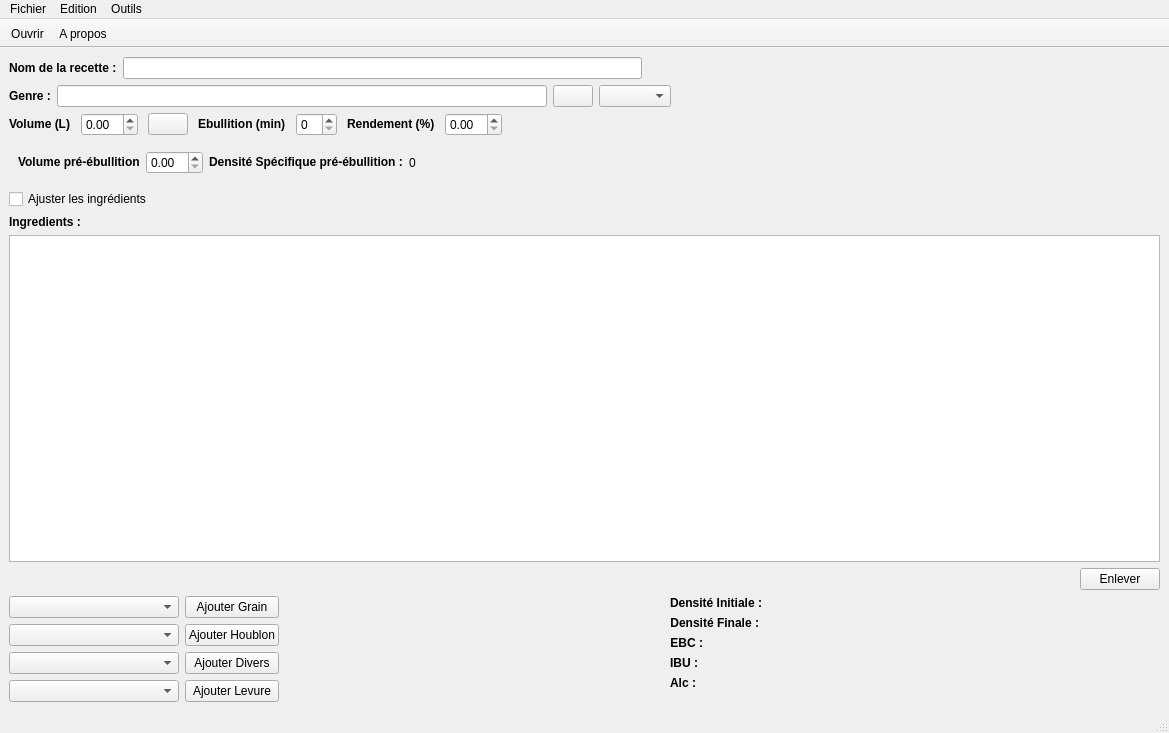
<?xml version="1.0" encoding="UTF-8"?>
<ui version="4.0">
 <class>MainWindow</class>
 <widget class="QMainWindow" name="MainWindow">
  <property name="geometry">
   <rect>
    <x>0</x>
    <y>0</y>
    <width>1169</width>
    <height>733</height>
   </rect>
  </property>
  <property name="windowTitle">
   <string>JolieBulle</string>
  </property>
  <property name="windowIcon">
   <iconset>
    <normaloff>Images/bulle.png</normaloff>Images/bulle.png</iconset>
  </property>
  <widget class="QWidget" name="centralwidget">
   <layout class="QVBoxLayout" name="verticalLayout">
    <item>
     <layout class="QHBoxLayout" name="horizontalLayout">
      <item>
       <widget class="QLabel" name="labelRecette">
        <property name="text">
         <string>&lt;!DOCTYPE HTML PUBLIC &quot;-//W3C//DTD HTML 4.0//EN&quot; &quot;http://www.w3.org/TR/REC-html40/strict.dtd&quot;&gt;
&lt;html&gt;&lt;head&gt;&lt;meta name=&quot;qrichtext&quot; content=&quot;1&quot; /&gt;&lt;style type=&quot;text/css&quot;&gt;
p, li { white-space: pre-wrap; }
&lt;/style&gt;&lt;/head&gt;&lt;body style=&quot; font-family:'Droid Sans'; font-size:9pt; font-weight:400; font-style:normal;&quot;&gt;
&lt;p style=&quot; margin-top:0px; margin-bottom:0px; margin-left:0px; margin-right:0px; -qt-block-indent:0; text-indent:0px;&quot;&gt;&lt;span style=&quot; font-weight:600;&quot;&gt;Nom de la recette :&lt;/span&gt;&lt;/p&gt;&lt;/body&gt;&lt;/html&gt;</string>
        </property>
       </widget>
      </item>
      <item>
       <widget class="QLineEdit" name="lineEditRecette"/>
      </item>
      <item>
       <spacer name="horizontalSpacer">
        <property name="orientation">
         <enum>Qt::Horizontal</enum>
        </property>
        <property name="sizeHint" stdset="0">
         <size>
          <width>40</width>
          <height>20</height>
         </size>
        </property>
       </spacer>
      </item>
     </layout>
    </item>
    <item>
     <layout class="QHBoxLayout" name="horizontalLayout_2">
      <item>
       <widget class="QLabel" name="labelGenre">
        <property name="text">
         <string>&lt;!DOCTYPE HTML PUBLIC &quot;-//W3C//DTD HTML 4.0//EN&quot; &quot;http://www.w3.org/TR/REC-html40/strict.dtd&quot;&gt;
&lt;html&gt;&lt;head&gt;&lt;meta name=&quot;qrichtext&quot; content=&quot;1&quot; /&gt;&lt;style type=&quot;text/css&quot;&gt;
p, li { white-space: pre-wrap; }
&lt;/style&gt;&lt;/head&gt;&lt;body style=&quot; font-family:'Droid Sans'; font-size:9pt; font-weight:400; font-style:normal;&quot;&gt;
&lt;p style=&quot; margin-top:0px; margin-bottom:0px; margin-left:0px; margin-right:0px; -qt-block-indent:0; text-indent:0px;&quot;&gt;&lt;span style=&quot; font-weight:600;&quot;&gt;Genre :&lt;/span&gt;&lt;/p&gt;&lt;/body&gt;&lt;/html&gt;</string>
        </property>
       </widget>
      </item>
      <item>
       <widget class="QLineEdit" name="lineEditGenre"/>
      </item>
      <item>
       <widget class="QPushButton" name="pushButtonChangerStyle">
        <property name="toolTip">
         <string>Liste de styles BJCP</string>
        </property>
        <property name="text">
         <string/>
        </property>
        <property name="icon">
         <iconset>
          <normaloff>Images/document-properties.png</normaloff>Images/document-properties.png</iconset>
        </property>
        <property name="checkable">
         <bool>true</bool>
        </property>
       </widget>
      </item>
      <item>
       <widget class="QComboBox" name="comboBoxStyle"/>
      </item>
      <item>
       <spacer name="horizontalSpacer_2">
        <property name="orientation">
         <enum>Qt::Horizontal</enum>
        </property>
        <property name="sizeHint" stdset="0">
         <size>
          <width>40</width>
          <height>20</height>
         </size>
        </property>
       </spacer>
      </item>
     </layout>
    </item>
    <item>
     <layout class="QHBoxLayout" name="horizontalLayout_4">
      <property name="spacing">
       <number>10</number>
      </property>
      <item>
       <widget class="QLabel" name="label_2Volume">
        <property name="text">
         <string>&lt;!DOCTYPE HTML PUBLIC &quot;-//W3C//DTD HTML 4.0//EN&quot; &quot;http://www.w3.org/TR/REC-html40/strict.dtd&quot;&gt;
&lt;html&gt;&lt;head&gt;&lt;meta name=&quot;qrichtext&quot; content=&quot;1&quot; /&gt;&lt;style type=&quot;text/css&quot;&gt;
p, li { white-space: pre-wrap; }
&lt;/style&gt;&lt;/head&gt;&lt;body style=&quot; font-family:'Ubuntu'; font-size:9pt; font-weight:400; font-style:normal;&quot;&gt;
&lt;p style=&quot; margin-top:0px; margin-bottom:0px; margin-left:0px; margin-right:0px; -qt-block-indent:0; text-indent:0px;&quot;&gt;&lt;span style=&quot; font-family:'Droid Sans'; font-weight:600;&quot;&gt;Volume (L)&lt;/span&gt;&lt;/p&gt;&lt;/body&gt;&lt;/html&gt;</string>
        </property>
       </widget>
      </item>
      <item>
       <widget class="QDoubleSpinBox" name="doubleSpinBox_2Volume"/>
      </item>
      <item>
       <widget class="QPushButton" name="pushButtonVolMore">
        <property name="text">
         <string/>
        </property>
        <property name="icon">
         <iconset>
          <normaloff>Images/more.png</normaloff>Images/more.png</iconset>
        </property>
        <property name="checkable">
         <bool>true</bool>
        </property>
       </widget>
      </item>
      <item>
       <widget class="QLabel" name="labelBoil">
        <property name="text">
         <string>&lt;!DOCTYPE HTML PUBLIC &quot;-//W3C//DTD HTML 4.0//EN&quot; &quot;http://www.w3.org/TR/REC-html40/strict.dtd&quot;&gt;
&lt;html&gt;&lt;head&gt;&lt;meta name=&quot;qrichtext&quot; content=&quot;1&quot; /&gt;&lt;style type=&quot;text/css&quot;&gt;
p, li { white-space: pre-wrap; }
&lt;/style&gt;&lt;/head&gt;&lt;body style=&quot; font-family:'Ubuntu'; font-size:9pt; font-weight:400; font-style:normal;&quot;&gt;
&lt;p style=&quot; margin-top:0px; margin-bottom:0px; margin-left:0px; margin-right:0px; -qt-block-indent:0; text-indent:0px;&quot;&gt;&lt;span style=&quot; font-family:'Droid Sans'; font-weight:600;&quot;&gt;Ebullition (min)&lt;/span&gt;&lt;/p&gt;&lt;/body&gt;&lt;/html&gt;</string>
        </property>
       </widget>
      </item>
      <item>
       <widget class="QSpinBox" name="spinBoxBoil"/>
      </item>
      <item>
       <widget class="QLabel" name="labelRendement">
        <property name="text">
         <string>&lt;!DOCTYPE HTML PUBLIC &quot;-//W3C//DTD HTML 4.0//EN&quot; &quot;http://www.w3.org/TR/REC-html40/strict.dtd&quot;&gt;
&lt;html&gt;&lt;head&gt;&lt;meta name=&quot;qrichtext&quot; content=&quot;1&quot; /&gt;&lt;style type=&quot;text/css&quot;&gt;
p, li { white-space: pre-wrap; }
&lt;/style&gt;&lt;/head&gt;&lt;body style=&quot; font-family:'Ubuntu'; font-size:9pt; font-weight:400; font-style:normal;&quot;&gt;
&lt;p style=&quot; margin-top:0px; margin-bottom:0px; margin-left:0px; margin-right:0px; -qt-block-indent:0; text-indent:0px;&quot;&gt;&lt;span style=&quot; font-family:'Droid Sans'; font-weight:600;&quot;&gt;Rendement (%)&lt;/span&gt;&lt;/p&gt;&lt;/body&gt;&lt;/html&gt;</string>
        </property>
       </widget>
      </item>
      <item>
       <widget class="QDoubleSpinBox" name="doubleSpinBoxRendemt"/>
      </item>
      <item>
       <spacer name="horizontalSpacer_4">
        <property name="orientation">
         <enum>Qt::Horizontal</enum>
        </property>
        <property name="sizeHint" stdset="0">
         <size>
          <width>40</width>
          <height>20</height>
         </size>
        </property>
       </spacer>
      </item>
     </layout>
    </item>
    <item>
     <widget class="QWidget" name="widgetVol" native="true">
      <layout class="QHBoxLayout" name="horizontalLayout_3">
       <item>
        <widget class="QLabel" name="label">
         <property name="text">
          <string>&lt;!DOCTYPE HTML PUBLIC &quot;-//W3C//DTD HTML 4.0//EN&quot; &quot;http://www.w3.org/TR/REC-html40/strict.dtd&quot;&gt;
&lt;html&gt;&lt;head&gt;&lt;meta name=&quot;qrichtext&quot; content=&quot;1&quot; /&gt;&lt;style type=&quot;text/css&quot;&gt;
p, li { white-space: pre-wrap; }
&lt;/style&gt;&lt;/head&gt;&lt;body style=&quot; font-family:'Ubuntu'; font-size:9pt; font-weight:400; font-style:normal;&quot;&gt;
&lt;p style=&quot; margin-top:0px; margin-bottom:0px; margin-left:0px; margin-right:0px; -qt-block-indent:0; text-indent:0px;&quot;&gt;&lt;span style=&quot; font-weight:600;&quot;&gt;Volume pré-ébullition&lt;/span&gt;&lt;/p&gt;&lt;/body&gt;&lt;/html&gt;</string>
         </property>
        </widget>
       </item>
       <item>
        <widget class="QDoubleSpinBox" name="doubleSpinBoxVolPre"/>
       </item>
       <item>
        <widget class="QLabel" name="label_2">
         <property name="text">
          <string>&lt;!DOCTYPE HTML PUBLIC &quot;-//W3C//DTD HTML 4.0//EN&quot; &quot;http://www.w3.org/TR/REC-html40/strict.dtd&quot;&gt;
&lt;html&gt;&lt;head&gt;&lt;meta name=&quot;qrichtext&quot; content=&quot;1&quot; /&gt;&lt;style type=&quot;text/css&quot;&gt;
p, li { white-space: pre-wrap; }
&lt;/style&gt;&lt;/head&gt;&lt;body style=&quot; font-family:'Ubuntu'; font-size:9pt; font-weight:400; font-style:normal;&quot;&gt;
&lt;p style=&quot; margin-top:0px; margin-bottom:0px; margin-left:0px; margin-right:0px; -qt-block-indent:0; text-indent:0px;&quot;&gt;&lt;span style=&quot; font-weight:600;&quot;&gt;Densité Spécifique pré-ébullition :&lt;/span&gt;&lt;/p&gt;&lt;/body&gt;&lt;/html&gt;</string>
         </property>
        </widget>
       </item>
       <item>
        <widget class="QLabel" name="labelSG">
         <property name="text">
          <string>0</string>
         </property>
        </widget>
       </item>
       <item>
        <spacer name="horizontalSpacer_5">
         <property name="orientation">
          <enum>Qt::Horizontal</enum>
         </property>
         <property name="sizeHint" stdset="0">
          <size>
           <width>40</width>
           <height>20</height>
          </size>
         </property>
        </spacer>
       </item>
      </layout>
     </widget>
    </item>
    <item>
     <layout class="QHBoxLayout" name="horizontalLayout_6">
      <item>
       <widget class="QCheckBox" name="checkBoxIng">
        <property name="text">
         <string>Ajuster les ingrédients</string>
        </property>
       </widget>
      </item>
      <item>
       <spacer name="horizontalSpacer_7">
        <property name="orientation">
         <enum>Qt::Horizontal</enum>
        </property>
        <property name="sizeHint" stdset="0">
         <size>
          <width>40</width>
          <height>20</height>
         </size>
        </property>
       </spacer>
      </item>
     </layout>
    </item>
    <item>
     <widget class="QLabel" name="labelFermentables">
      <property name="text">
       <string>&lt;!DOCTYPE HTML PUBLIC &quot;-//W3C//DTD HTML 4.0//EN&quot; &quot;http://www.w3.org/TR/REC-html40/strict.dtd&quot;&gt;
&lt;html&gt;&lt;head&gt;&lt;meta name=&quot;qrichtext&quot; content=&quot;1&quot; /&gt;&lt;style type=&quot;text/css&quot;&gt;
p, li { white-space: pre-wrap; }
&lt;/style&gt;&lt;/head&gt;&lt;body style=&quot; font-family:'Droid Sans'; font-size:9pt; font-weight:400; font-style:normal;&quot;&gt;
&lt;p style=&quot; margin-top:0px; margin-bottom:0px; margin-left:0px; margin-right:0px; -qt-block-indent:0; text-indent:0px;&quot;&gt;&lt;span style=&quot; font-weight:600;&quot;&gt;Ingredients : &lt;/span&gt;&lt;/p&gt;&lt;/body&gt;&lt;/html&gt;</string>
      </property>
     </widget>
    </item>
    <item>
     <widget class="QTableView" name="tableViewF">
      <property name="sizePolicy">
       <sizepolicy hsizetype="Expanding" vsizetype="Expanding">
        <horstretch>0</horstretch>
        <verstretch>0</verstretch>
       </sizepolicy>
      </property>
      <property name="editTriggers">
       <set>QAbstractItemView::AllEditTriggers</set>
      </property>
      <property name="alternatingRowColors">
       <bool>true</bool>
      </property>
      <property name="selectionMode">
       <enum>QAbstractItemView::SingleSelection</enum>
      </property>
      <property name="selectionBehavior">
       <enum>QAbstractItemView::SelectRows</enum>
      </property>
      <property name="showGrid">
       <bool>false</bool>
      </property>
      <property name="gridStyle">
       <enum>Qt::NoPen</enum>
      </property>
      <attribute name="horizontalHeaderCascadingSectionResizes">
       <bool>true</bool>
      </attribute>
      <attribute name="horizontalHeaderDefaultSectionSize">
       <number>175</number>
      </attribute>
      <attribute name="horizontalHeaderStretchLastSection">
       <bool>true</bool>
      </attribute>
      <attribute name="verticalHeaderVisible">
       <bool>false</bool>
      </attribute>
      <attribute name="verticalHeaderDefaultSectionSize">
       <number>22</number>
      </attribute>
      <attribute name="verticalHeaderStretchLastSection">
       <bool>false</bool>
      </attribute>
     </widget>
    </item>
    <item>
     <layout class="QHBoxLayout" name="horizontalLayout_5">
      <item>
       <spacer name="horizontalSpacer_3">
        <property name="orientation">
         <enum>Qt::Horizontal</enum>
        </property>
        <property name="sizeHint" stdset="0">
         <size>
          <width>40</width>
          <height>20</height>
         </size>
        </property>
       </spacer>
      </item>
      <item>
       <widget class="QPushButton" name="pushButtonEnlever">
        <property name="text">
         <string>Enlever</string>
        </property>
       </widget>
      </item>
     </layout>
    </item>
    <item>
     <layout class="QHBoxLayout" name="horizontalLayout_7">
      <item>
       <layout class="QVBoxLayout" name="verticalLayout_3">
        <property name="topMargin">
         <number>0</number>
        </property>
        <item>
         <layout class="QHBoxLayout" name="horizontalLayout_10">
          <item>
           <widget class="QComboBox" name="comboBox">
            <property name="minimumSize">
             <size>
              <width>170</width>
              <height>0</height>
             </size>
            </property>
            <property name="maximumSize">
             <size>
              <width>170</width>
              <height>16777215</height>
             </size>
            </property>
           </widget>
          </item>
          <item>
           <widget class="QPushButton" name="pushButtonAjouter_2">
            <property name="text">
             <string>Ajouter Grain</string>
            </property>
           </widget>
          </item>
         </layout>
        </item>
        <item>
         <layout class="QHBoxLayout" name="horizontalLayout_11">
          <item>
           <widget class="QComboBox" name="comboBoxH">
            <property name="minimumSize">
             <size>
              <width>170</width>
              <height>0</height>
             </size>
            </property>
            <property name="maximumSize">
             <size>
              <width>170</width>
              <height>16777215</height>
             </size>
            </property>
           </widget>
          </item>
          <item>
           <widget class="QPushButton" name="pushButtonAjouterH">
            <property name="text">
             <string>Ajouter Houblon</string>
            </property>
           </widget>
          </item>
         </layout>
        </item>
        <item>
         <layout class="QHBoxLayout" name="horizontalLayout_12">
          <item>
           <widget class="QComboBox" name="comboBoxM">
            <property name="minimumSize">
             <size>
              <width>170</width>
              <height>0</height>
             </size>
            </property>
            <property name="maximumSize">
             <size>
              <width>170</width>
              <height>16777215</height>
             </size>
            </property>
           </widget>
          </item>
          <item>
           <widget class="QPushButton" name="pushButtonAjouterM">
            <property name="text">
             <string>Ajouter Divers</string>
            </property>
           </widget>
          </item>
         </layout>
        </item>
        <item>
         <layout class="QHBoxLayout" name="horizontalLayout_13">
          <item>
           <widget class="QComboBox" name="comboBoxY">
            <property name="minimumSize">
             <size>
              <width>170</width>
              <height>0</height>
             </size>
            </property>
            <property name="maximumSize">
             <size>
              <width>170</width>
              <height>16777215</height>
             </size>
            </property>
           </widget>
          </item>
          <item>
           <widget class="QPushButton" name="pushButtonAjouterY">
            <property name="text">
             <string>Ajouter Levure</string>
            </property>
           </widget>
          </item>
         </layout>
        </item>
       </layout>
      </item>
      <item>
       <spacer name="horizontalSpacer_8">
        <property name="orientation">
         <enum>Qt::Horizontal</enum>
        </property>
        <property name="sizeHint" stdset="0">
         <size>
          <width>40</width>
          <height>20</height>
         </size>
        </property>
       </spacer>
      </item>
      <item>
       <layout class="QFormLayout" name="formLayout">
        <property name="fieldGrowthPolicy">
         <enum>QFormLayout::ExpandingFieldsGrow</enum>
        </property>
        <property name="horizontalSpacing">
         <number>6</number>
        </property>
        <property name="topMargin">
         <number>0</number>
        </property>
        <property name="bottomMargin">
         <number>0</number>
        </property>
        <item row="0" column="0">
         <widget class="QLabel" name="labelOG">
          <property name="text">
           <string>&lt;!DOCTYPE HTML PUBLIC &quot;-//W3C//DTD HTML 4.0//EN&quot; &quot;http://www.w3.org/TR/REC-html40/strict.dtd&quot;&gt;
&lt;html&gt;&lt;head&gt;&lt;meta name=&quot;qrichtext&quot; content=&quot;1&quot; /&gt;&lt;style type=&quot;text/css&quot;&gt;
p, li { white-space: pre-wrap; }
&lt;/style&gt;&lt;/head&gt;&lt;body style=&quot; font-family:'Droid Sans'; font-size:9pt; font-weight:400; font-style:normal;&quot;&gt;
&lt;p style=&quot; margin-top:0px; margin-bottom:0px; margin-left:0px; margin-right:0px; -qt-block-indent:0; text-indent:0px;&quot;&gt;&lt;span style=&quot; font-weight:600;&quot;&gt;Densité Initiale :&lt;/span&gt;&lt;/p&gt;&lt;/body&gt;&lt;/html&gt;</string>
          </property>
          <property name="alignment">
           <set>Qt::AlignRight|Qt::AlignTrailing|Qt::AlignVCenter</set>
          </property>
         </widget>
        </item>
        <item row="0" column="1">
         <widget class="QLabel" name="labelOGV">
          <property name="text">
           <string/>
          </property>
         </widget>
        </item>
        <item row="1" column="0">
         <widget class="QLabel" name="labelFG">
          <property name="text">
           <string>&lt;!DOCTYPE HTML PUBLIC &quot;-//W3C//DTD HTML 4.0//EN&quot; &quot;http://www.w3.org/TR/REC-html40/strict.dtd&quot;&gt;
&lt;html&gt;&lt;head&gt;&lt;meta name=&quot;qrichtext&quot; content=&quot;1&quot; /&gt;&lt;style type=&quot;text/css&quot;&gt;
p, li { white-space: pre-wrap; }
&lt;/style&gt;&lt;/head&gt;&lt;body style=&quot; font-family:'Droid Sans'; font-size:9pt; font-weight:400; font-style:normal;&quot;&gt;
&lt;p style=&quot; margin-top:0px; margin-bottom:0px; margin-left:0px; margin-right:0px; -qt-block-indent:0; text-indent:0px;&quot;&gt;&lt;span style=&quot; font-weight:600;&quot;&gt;Densité Finale :&lt;/span&gt;&lt;/p&gt;&lt;/body&gt;&lt;/html&gt;</string>
          </property>
          <property name="alignment">
           <set>Qt::AlignRight|Qt::AlignTrailing|Qt::AlignVCenter</set>
          </property>
         </widget>
        </item>
        <item row="1" column="1">
         <widget class="QLabel" name="labelFGV">
          <property name="text">
           <string/>
          </property>
         </widget>
        </item>
        <item row="2" column="0">
         <widget class="QLabel" name="labelEBC">
          <property name="text">
           <string>&lt;!DOCTYPE HTML PUBLIC &quot;-//W3C//DTD HTML 4.0//EN&quot; &quot;http://www.w3.org/TR/REC-html40/strict.dtd&quot;&gt;
&lt;html&gt;&lt;head&gt;&lt;meta name=&quot;qrichtext&quot; content=&quot;1&quot; /&gt;&lt;style type=&quot;text/css&quot;&gt;
p, li { white-space: pre-wrap; }
&lt;/style&gt;&lt;/head&gt;&lt;body style=&quot; font-family:'Droid Sans'; font-size:9pt; font-weight:400; font-style:normal;&quot;&gt;
&lt;p style=&quot; margin-top:0px; margin-bottom:0px; margin-left:0px; margin-right:0px; -qt-block-indent:0; text-indent:0px;&quot;&gt;&lt;span style=&quot; font-weight:600;&quot;&gt;EBC :&lt;/span&gt;&lt;/p&gt;&lt;/body&gt;&lt;/html&gt;</string>
          </property>
          <property name="alignment">
           <set>Qt::AlignRight|Qt::AlignTrailing|Qt::AlignVCenter</set>
          </property>
         </widget>
        </item>
        <item row="2" column="1">
         <widget class="QLabel" name="labelEBCV">
          <property name="text">
           <string/>
          </property>
         </widget>
        </item>
        <item row="3" column="0">
         <widget class="QLabel" name="labelIBU">
          <property name="text">
           <string>&lt;!DOCTYPE HTML PUBLIC &quot;-//W3C//DTD HTML 4.0//EN&quot; &quot;http://www.w3.org/TR/REC-html40/strict.dtd&quot;&gt;
&lt;html&gt;&lt;head&gt;&lt;meta name=&quot;qrichtext&quot; content=&quot;1&quot; /&gt;&lt;style type=&quot;text/css&quot;&gt;
p, li { white-space: pre-wrap; }
&lt;/style&gt;&lt;/head&gt;&lt;body style=&quot; font-family:'Droid Sans'; font-size:9pt; font-weight:400; font-style:normal;&quot;&gt;
&lt;p style=&quot; margin-top:0px; margin-bottom:0px; margin-left:0px; margin-right:0px; -qt-block-indent:0; text-indent:0px;&quot;&gt;&lt;span style=&quot; font-weight:600;&quot;&gt;IBU :&lt;/span&gt;&lt;/p&gt;&lt;/body&gt;&lt;/html&gt;</string>
          </property>
          <property name="alignment">
           <set>Qt::AlignRight|Qt::AlignTrailing|Qt::AlignVCenter</set>
          </property>
         </widget>
        </item>
        <item row="3" column="1">
         <widget class="QLabel" name="labelIBUV">
          <property name="text">
           <string/>
          </property>
         </widget>
        </item>
        <item row="4" column="0">
         <widget class="QLabel" name="labelAlc">
          <property name="text">
           <string>&lt;!DOCTYPE HTML PUBLIC &quot;-//W3C//DTD HTML 4.0//EN&quot; &quot;http://www.w3.org/TR/REC-html40/strict.dtd&quot;&gt;
&lt;html&gt;&lt;head&gt;&lt;meta name=&quot;qrichtext&quot; content=&quot;1&quot; /&gt;&lt;style type=&quot;text/css&quot;&gt;
p, li { white-space: pre-wrap; }
&lt;/style&gt;&lt;/head&gt;&lt;body style=&quot; font-family:'Droid Sans'; font-size:9pt; font-weight:400; font-style:normal;&quot;&gt;
&lt;p style=&quot; margin-top:0px; margin-bottom:0px; margin-left:0px; margin-right:0px; -qt-block-indent:0; text-indent:0px;&quot;&gt;&lt;span style=&quot; font-weight:600;&quot;&gt;Alc :&lt;/span&gt;&lt;/p&gt;&lt;/body&gt;&lt;/html&gt;</string>
          </property>
          <property name="alignment">
           <set>Qt::AlignRight|Qt::AlignTrailing|Qt::AlignVCenter</set>
          </property>
         </widget>
        </item>
        <item row="4" column="1">
         <widget class="QLabel" name="labelAlcv">
          <property name="text">
           <string/>
          </property>
         </widget>
        </item>
       </layout>
      </item>
      <item>
       <spacer name="horizontalSpacer_9">
        <property name="orientation">
         <enum>Qt::Horizontal</enum>
        </property>
        <property name="sizeHint" stdset="0">
         <size>
          <width>40</width>
          <height>20</height>
         </size>
        </property>
       </spacer>
      </item>
     </layout>
    </item>
   </layout>
  </widget>
  <widget class="QToolBar" name="toolBar">
   <property name="minimumSize">
    <size>
     <width>0</width>
     <height>0</height>
    </size>
   </property>
   <property name="windowTitle">
    <string>toolBar</string>
   </property>
   <property name="movable">
    <bool>false</bool>
   </property>
   <property name="toolButtonStyle">
    <enum>Qt::ToolButtonFollowStyle</enum>
   </property>
   <property name="floatable">
    <bool>false</bool>
   </property>
   <attribute name="toolBarArea">
    <enum>TopToolBarArea</enum>
   </attribute>
   <attribute name="toolBarBreak">
    <bool>false</bool>
   </attribute>
   <addaction name="actionOuvrir"/>
   <addaction name="actionAbout"/>
  </widget>
  <widget class="QMenuBar" name="menuBar">
   <property name="geometry">
    <rect>
     <x>0</x>
     <y>0</y>
     <width>1169</width>
     <height>21</height>
    </rect>
   </property>
   <widget class="QMenu" name="menuFichier">
    <property name="title">
     <string>Fichier</string>
    </property>
    <addaction name="actionOuvrir_2"/>
    <addaction name="actionNouvelle_recette"/>
    <addaction name="actionEnregistrer"/>
    <addaction name="actionEnregistrer_Sous"/>
    <addaction name="actionQuitter_2"/>
   </widget>
   <widget class="QMenu" name="menuEdition">
    <property name="title">
     <string>Edition</string>
    </property>
    <addaction name="actionEditGrains"/>
    <addaction name="actionEditHoublons"/>
    <addaction name="actionEditDivers"/>
    <addaction name="actionEditLevures"/>
   </widget>
   <widget class="QMenu" name="menuOutils">
    <property name="title">
     <string>Outils</string>
    </property>
    <addaction name="actionCorrectionDens"/>
    <addaction name="actionCalculAlc"/>
   </widget>
   <addaction name="menuFichier"/>
   <addaction name="menuEdition"/>
   <addaction name="menuOutils"/>
  </widget>
  <widget class="QStatusBar" name="statusBar"/>
  <action name="actionOuvrir">
   <property name="icon">
    <iconset>
     <normaloff>Images/document-open.png</normaloff>Images/document-open.png</iconset>
   </property>
   <property name="text">
    <string>Ouvrir</string>
   </property>
  </action>
  <action name="actionQuitter">
   <property name="icon">
    <iconset>
     <normaloff>Images/application-exit.png</normaloff>Images/application-exit.png</iconset>
   </property>
   <property name="text">
    <string>Quitter</string>
   </property>
  </action>
  <action name="actionAbout">
   <property name="icon">
    <iconset>
     <normaloff>Images/help-about.png</normaloff>Images/help-about.png</iconset>
   </property>
   <property name="text">
    <string>A propos</string>
   </property>
  </action>
  <action name="actionEnregistrer">
   <property name="text">
    <string>&amp;Enregistrer</string>
   </property>
  </action>
  <action name="actionEnregistrer_Sous">
   <property name="text">
    <string>Enregistrer &amp;sous</string>
   </property>
  </action>
  <action name="actionQuitter_2">
   <property name="text">
    <string>Quitter</string>
   </property>
  </action>
  <action name="actionOuvrir_2">
   <property name="text">
    <string>&amp;Ouvrir</string>
   </property>
  </action>
  <action name="actionEditGrains">
   <property name="text">
    <string>Editer la base de Grains</string>
   </property>
  </action>
  <action name="actionEditHoublons">
   <property name="text">
    <string>Editer la base de Houblons</string>
   </property>
  </action>
  <action name="actionEditDivers">
   <property name="text">
    <string>Editer la base de Divers</string>
   </property>
  </action>
  <action name="actionEditLevures">
   <property name="text">
    <string>Editer la base de Levures</string>
   </property>
  </action>
  <action name="actionNouvelle_recette">
   <property name="text">
    <string>Nouvelle recette</string>
   </property>
  </action>
  <action name="actionCorrectionDens">
   <property name="text">
    <string>Correction densimètre</string>
   </property>
  </action>
  <action name="actionCalculAlc">
   <property name="text">
    <string>Calcul taux d'alcool</string>
   </property>
  </action>
 </widget>
 <resources/>
 <connections/>
</ui>
